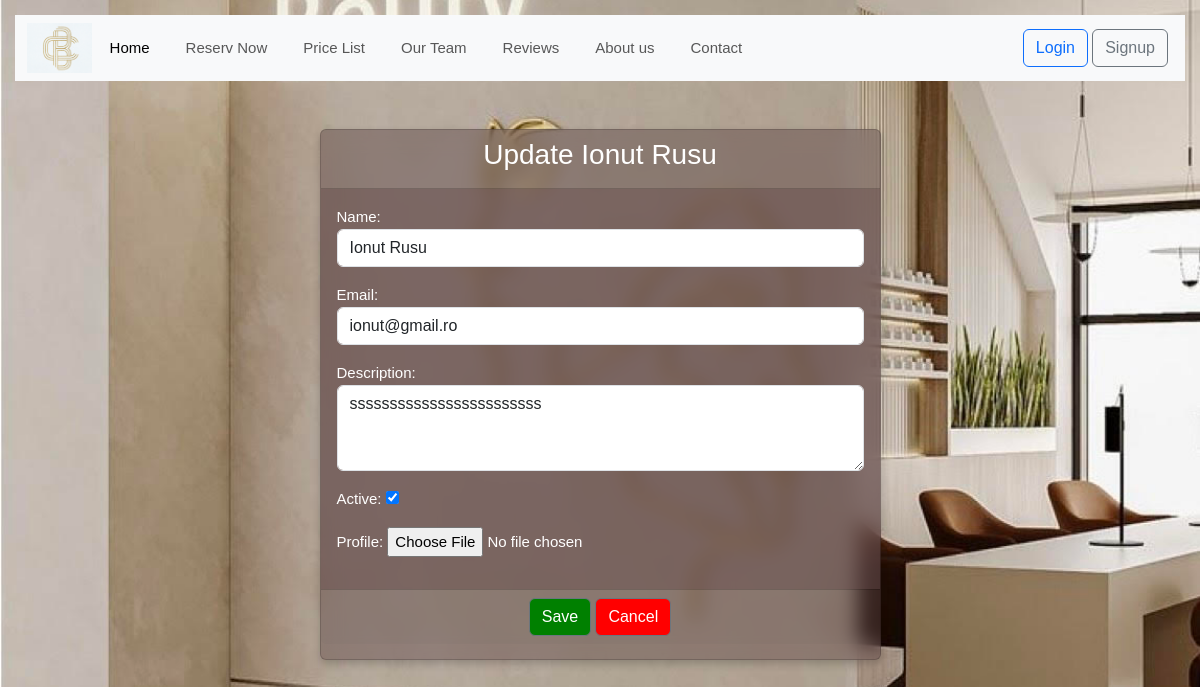
Page /update-stylist/2/ on the earlier database version.
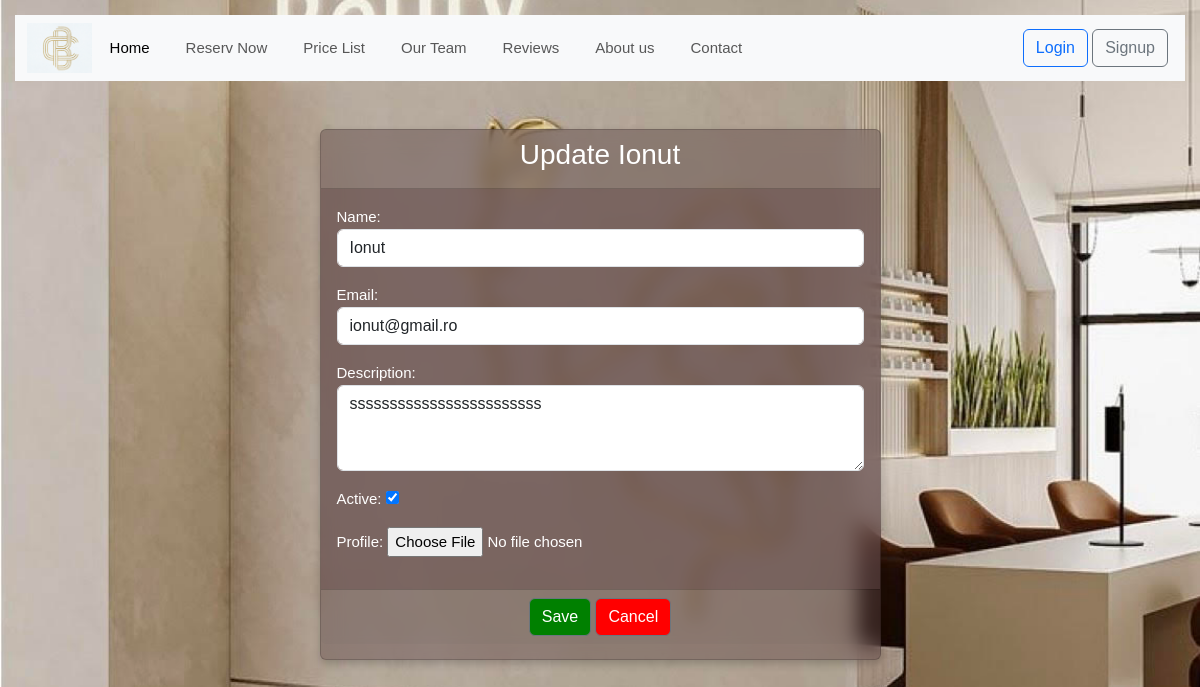
Same page on the later database version.
### reservation/models.py (models this page shows, shortened)
class Stylist(models.Model):
    name = models.CharField(max_length=255)
    email = models.EmailField(max_length=50)
    description = models.TextField()
    active = models.BooleanField(default=True)
    profile = models.ImageField(null=True, blank=True, upload_to="stylist_profile/")
    def __str__(self):
        return self.name

### reservation/views.py (the view)
# urls.py: path('update-stylist/<int:pk>/', views.StylistUpdateView.as_view(), name='update_stylist'),
class StylistUpdateView(UpdateView, LoginRequiredMixin, PermissionRequiredMixin, ):
    template_name = "stylist/update_stylist.html"
    model = Stylist
    form_class = StylistUpdateForm
    success_url = reverse_lazy('stylist_list')
    permission_required = "stylist.change_stylist"

### reservation/forms.py
class StylistUpdateForm(forms.ModelForm):
    class Meta:
        model = Stylist
        fields = '__all__'
        widgets = {
            'name': forms.TextInput(attrs={'class': 'form-control', 'placeholder': 'Please enter the full name'}),
            'email': forms.EmailInput(attrs={'class': 'form-control', 'placeholder': 'Please enter a email'}),
            'description': forms.Textarea(
                attrs={'class': 'form-control', 'placeholder': 'Please enter a description', 'rows': 3}),
        }

### templates/stylist/update_stylist.html (shortened to what this page needs)
{% extends 'base.html' %}
{% block content %}
    <div class="container-fluid">
        <div class="row " >
            <div class="col-md-6 offset-md-3 gy-5" >
                <div class="card" style="background-color: rgb(95 71 71 /43%)">
                    <div class="card-header" >
                        <h3 class="text-center" >Update {{stylist}}</h3>
                    </div>
                    <form method="post" enctype="multipart/form-data" >
                        <div class="card-body" style="background-color: rgb(95 71 71 /43%)">
                            {{ form.as_p }}
                        </div>
                         <div class="card-footer text-center" >
                            <button type="submit" class="btn btn-secondary" style="background-color: green">Save</button>
                            <a href="{% url 'stylist_list' %}" class="btn btn-secondary" style="background-color: red">Cancel</a>
                        </div>
                    </form>
                </div>
            </div>
        </div>
    </div>
{% endblock %}

Differences in the rows shown:
changed Stylist "ionut@gmail.ro": name "Ionut Rusu" → "Ionut"
